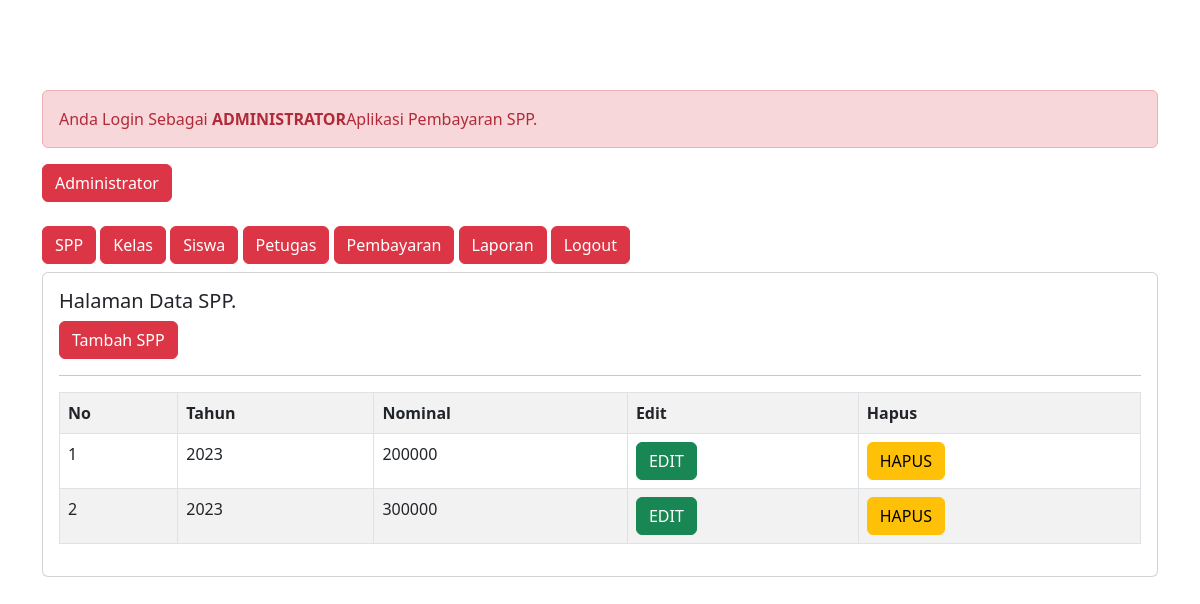
Screenshot of /admin/admin.php?url=spp (signed in) with the database file from the repository.
### tables this page shows
CREATE TABLE `spp` (
  `id_spp` int(11) NOT NULL,
  `tahun` int(11) NOT NULL,
  `nominal` int(11) NOT NULL
);

### admin/spp.php (the view)
<h5>Halaman Data SPP.</h5>
<a href="?url=tambah-spp" class="btn btn-danger"> Tambah SPP </a>
<hr>
<table class ="table table-striped table-bordered">
	<tr class="fw-bold">
		<td>No</td>
		<td>Tahun</td>
		<td>Nominal</td>
		<td>Edit</td>
		<td>Hapus</td>
	</tr>
	<?php
	include'../koneksi.php';
	$no = 1;
	$sql = "SELECT*FROM spp ORDER BY id_spp DESC";
	$query = mysqli_query($koneksi, $sql);
	foreach ($query as $data){ ?>
		<tr>
			<td><?= $no++; ?></td>
			<td><?= $data['tahun'] ?></td>
			<td><?= $data['nominal'] ?></td>
			<td>
				<a href="?url=edit-spp&id_spp=<?= $data['id_spp'] ?>" class='btn btn-success'>EDIT</a>
			</td>
			<td>
				<a onclick="return confirm(' Apakah Anda Yakin Ingin Menghapus Data')" href="?url=hapus-spp&id_spp=<?= $data ['id_spp'] ?>" class='btn btn-warning'>HAPUS</a>
			</td>
		</tr>
	<?php } ?>
</table>

### admin/style.css (style rules this page uses)
body { background-image: url("walle.jpg"); background-size: 100%; }

### rows the page displays
spp: tahun "2023", nominal "200000"
spp: tahun "2023", nominal "300000"
